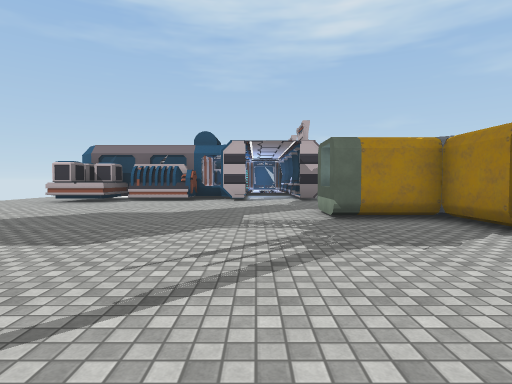
[1] (above)

17 first-person views from a walk through a 3-D level made in the Unity game engine. The camera is 1.4 m above the floor, tilts 2° down and sees 80° across. Doors are open. The floor is counted in squares, 2 m on a side. Each view is taken from the middle of a square. On the plan, view 1 faces up. The plan holds only what a view shows up to about 10 squares ahead; the rest is blank. The place goes on beyond the plan. Some animated figures are left out. Some surface patterns are stand-ins.

[2]
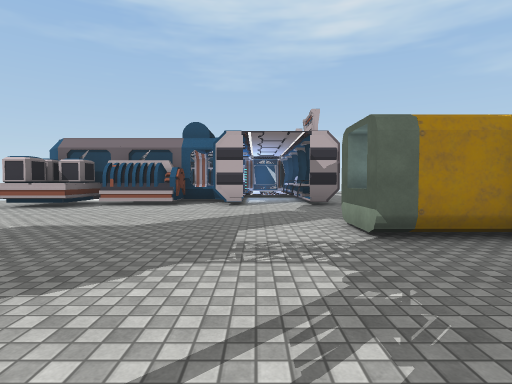

[3]
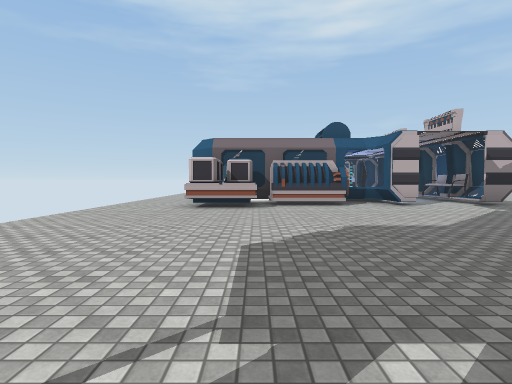

[4]
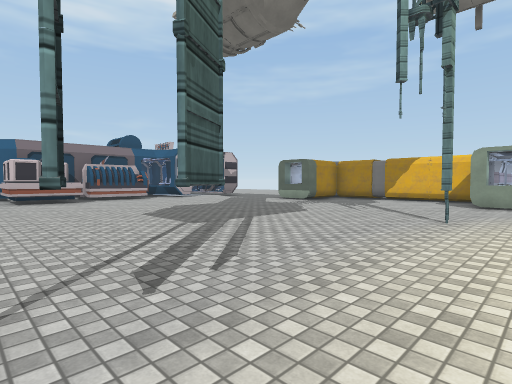

[5]
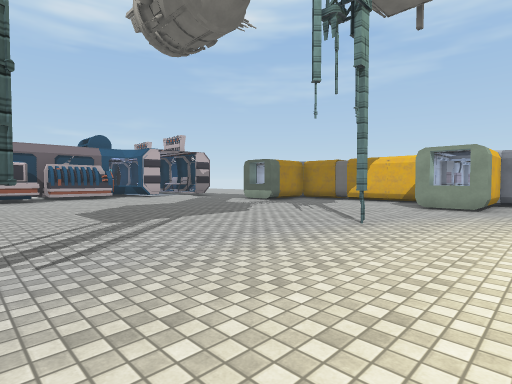

[6]
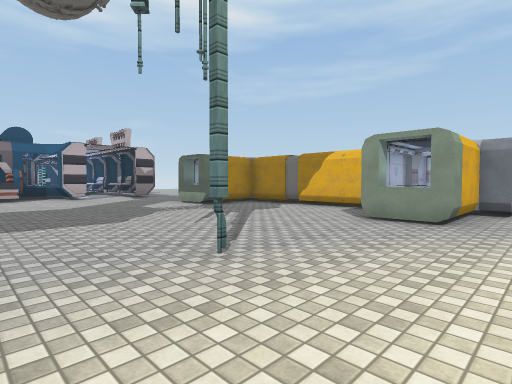

[7]
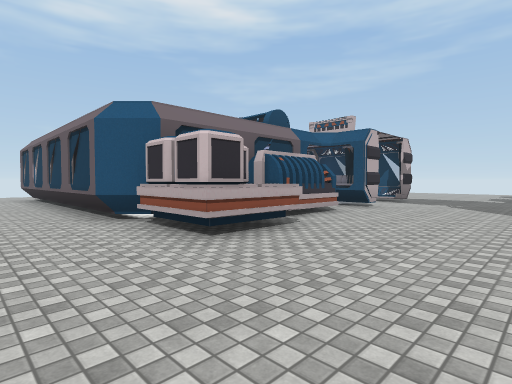

[8]
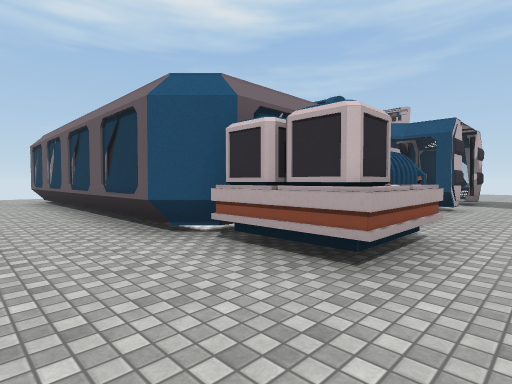

[9]
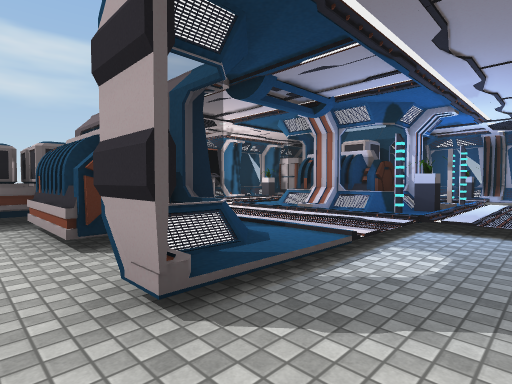

[10]
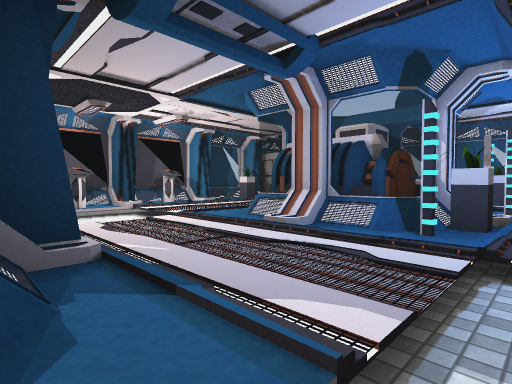

[11]
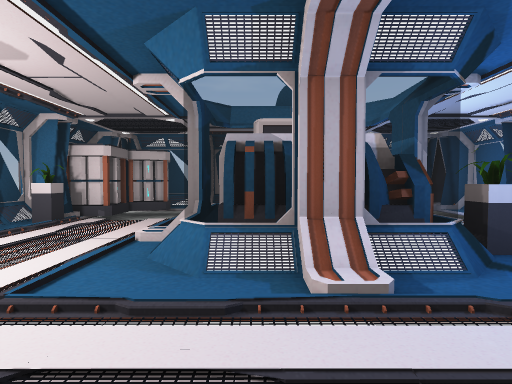

[12]
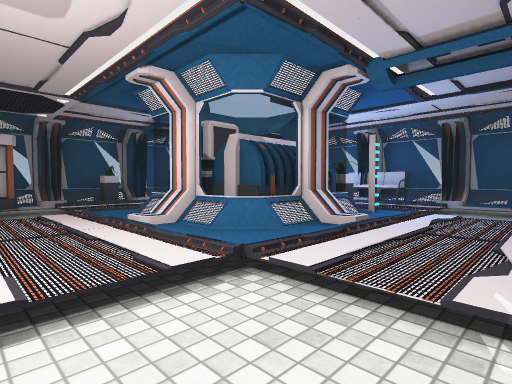

[13]
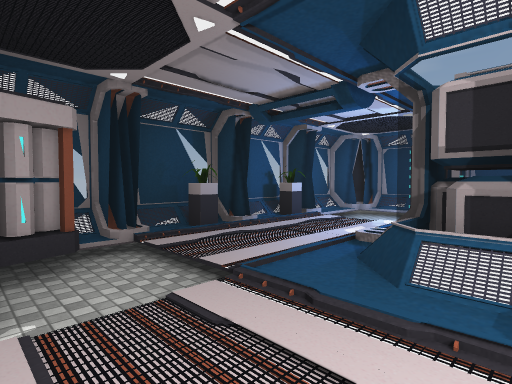

[14]
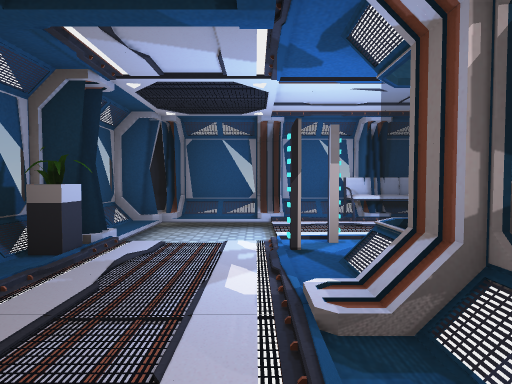

[15]
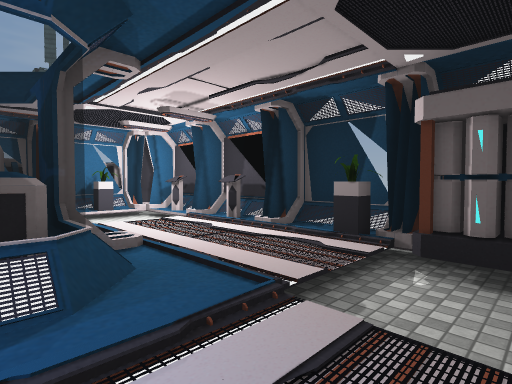

[16]
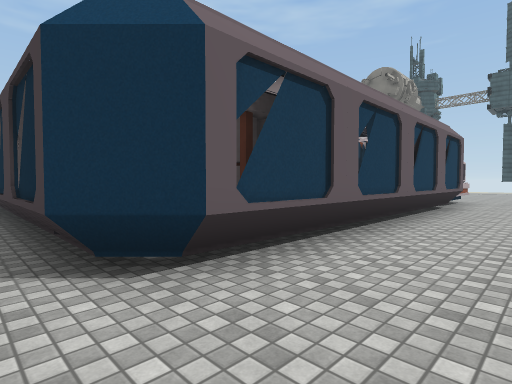

[17]
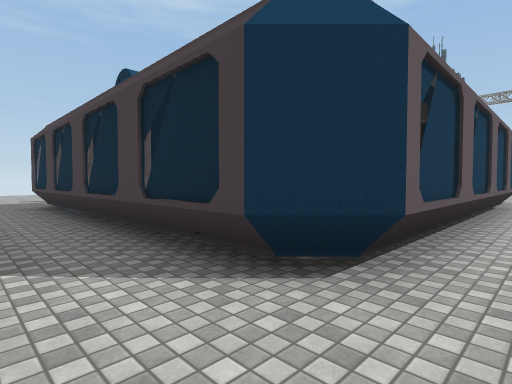

### Floor plan
Key: @ floor where view 1 was taken; # wall or solid block; . main floor; : floor 0.25 m higher than the main floor; / step, stairs or slope; D open door; = window, fence, low wall or low ledge; ^ raised ledge; C container; P plant; N console; G generator; B battery; S sofa; O other object.
Columns run from 9 left of view 1 to 5 right of it. Each row starts with its distance up from view 1.
 23  ......
 22 ..............
 21 ..#BB=P=P==#..
 20 ..=B.::::..=.
 19 ..#..::::..#
 18 ..P::/=C=::=
 17 ..#::#CO#::#
 16  .N::=GGP::S
 15  .#:://##::#.
 14 ..N..::::..O.
 13 ..#..//::..O
 12 ..CP#=#==..O.
 11 ..CCCOO.#DD#.
 10 ..CCC........
  9 .............
  8 .............
  7 ...........#
  6 ........... #^
  5  ............#
  4  ............D
  3  ............
  2  ............#
  1  ............ #
  0  ##....#.@.  ^^
 -1  ..........##
 -2   .........

Where each view was taken, in squares from view 1:
view 1: 0 up, 0 right, facing up
view 2: 2 up, 0 right, facing up
view 3: 2 up, 5 left, facing up
view 4: 1 down, 8 left, facing up-right
view 5: 2 down, 7 left, facing up-right
view 6: 2 down, 4 left, facing up-right
view 7: 7 up, 9 left, facing up-right
view 8: 9 up, 9 left, facing up-right
view 9: 10 up, 1 right, facing up-left
view 10: 12 up, 0 right, facing up-left
view 11: 13 up, 3 left, facing up
view 12: 13 up, 6 left, facing up-right
view 13: 17 up, 6 left, facing up-right
view 14: 19 up, 4 left, facing right
view 15: 20 up, 3 left, facing down-left
view 16: 22 up, 9 left, facing down-right
view 17: 23 up, 8 left, facing down-right
